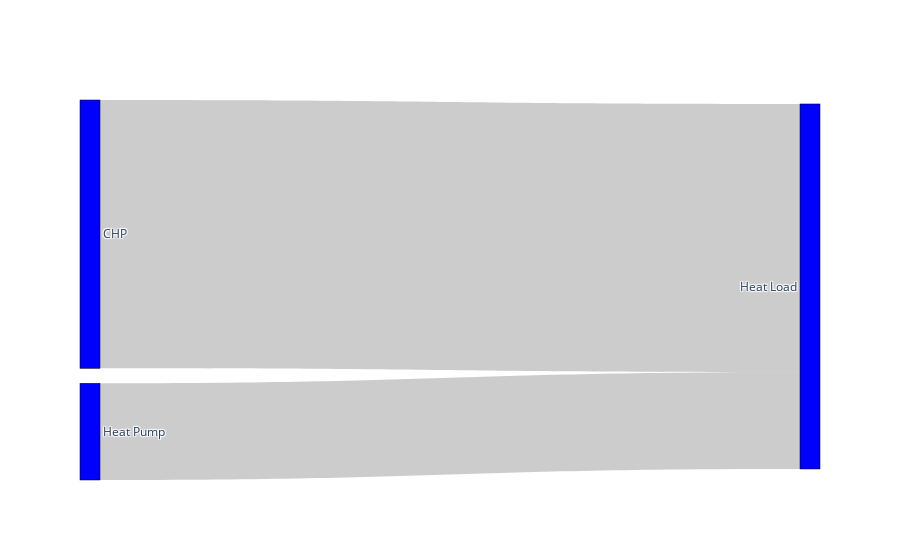

Source (notebook cell):
### Code cell
fig = go.Figure(data=[go.Sankey(
    node = dict(
      pad = 15,
      thickness = 20,
      line = dict(color = "black", width = 0.5),
      label = ["Heat Pump", "CHP", "Heat Load"],
      color = "blue"
    ),
    link = dict(
      source = [0, 1], # indices correspond to labels, eg A1, A2, A1, B1, ...
      target = [2, 2],
      value = [df['HP_Q_Supplied'].sum(), df['chp_supply'].sum()]
  ))])

fig.show()

### Figure 1 — Plotly figure (JSON) as saved in the notebook; plotly's stock layout.template omitted (floating-point values rounded to 4 significant figures)
{"data": [{"link": {"source": [0, 1], "target": [2, 2], "value": [12027760, 33380000.0]}, "node": {"color": "blue", "label": ["Heat Pump", "CHP", "Heat Load"], "line": {"color": "black", "width": 0.5}, "pad": 15, "thickness": 20}, "type": "sankey"}], "layout": {}}
